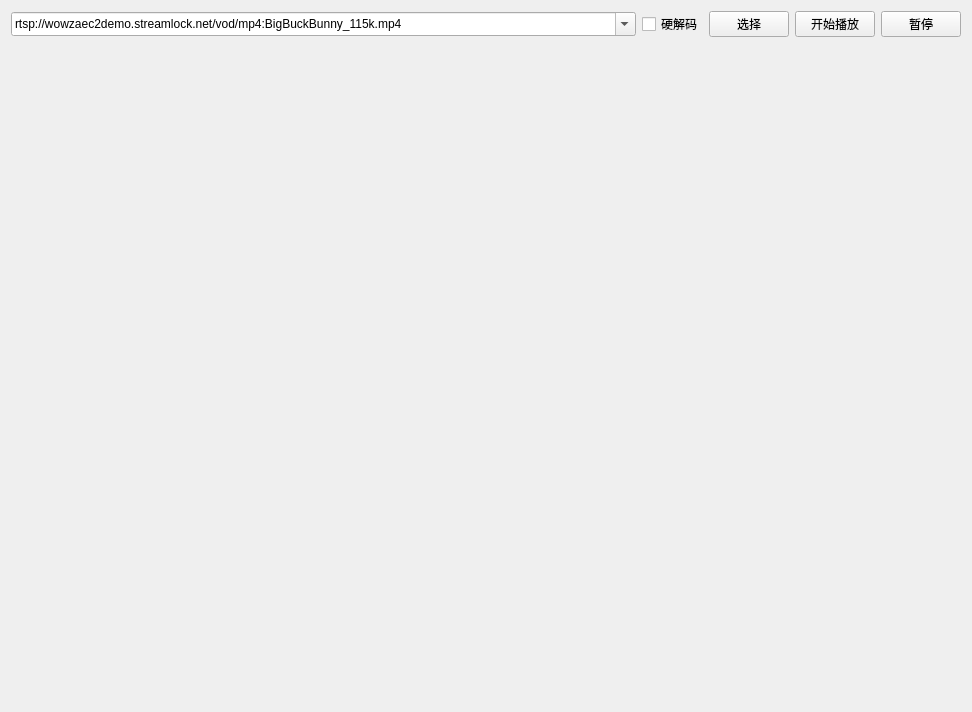
<?xml version="1.0" encoding="UTF-8"?>
<ui version="4.0">
 <class>Widget</class>
 <widget class="QWidget" name="Widget">
  <property name="geometry">
   <rect>
    <x>0</x>
    <y>0</y>
    <width>972</width>
    <height>712</height>
   </rect>
  </property>
  <property name="windowTitle">
   <string>Widget</string>
  </property>
  <layout class="QGridLayout" name="gridLayout_2">
   <item row="0" column="0">
    <widget class="QComboBox" name="com_url">
     <property name="editable">
      <bool>true</bool>
     </property>
     <property name="insertPolicy">
      <enum>QComboBox::InsertAtBottom</enum>
     </property>
     <property name="sizeAdjustPolicy">
      <enum>QComboBox::AdjustToMinimumContentsLengthWithIcon</enum>
     </property>
     <property name="duplicatesEnabled">
      <bool>false</bool>
     </property>
     <item>
      <property name="text">
       <string>rtsp://wowzaec2demo.streamlock.net/vod/mp4:BigBuckBunny_115k.mp4</string>
      </property>
     </item>
     <item>
      <property name="text">
       <string>rtmp://ns8.indexforce.com/home/mystream</string>
      </property>
     </item>
     <item>
      <property name="text">
       <string>rtmp://58.200.131.2:1935/livetv/cctv1</string>
      </property>
     </item>
     <item>
      <property name="text">
       <string>http://vfx.mtime.cn/Video/2019/02/04/mp4/190204084208765161.mp4</string>
      </property>
     </item>
     <item>
      <property name="text">
       <string>http://playertest.longtailvideo.com/adaptive/bipbop/gear4/prog_index.m3u8</string>
      </property>
     </item>
     <item>
      <property name="text">
       <string>http://clips.vorwaerts-gmbh.de/big_buck_bunny.mp4</string>
      </property>
     </item>
     <item>
      <property name="text">
       <string>http://vjs.zencdn.net/v/oceans.mp4</string>
      </property>
     </item>
     <item>
      <property name="text">
       <string>https://media.w3.org/2010/05/sintel/trailer.mp4</string>
      </property>
     </item>
     <item>
      <property name="text">
       <string>https://sf1-hscdn-tos.pstatp.com/obj/media-fe/xgplayer_doc_video/flv/xgplayer-demo-360p.flv</string>
      </property>
     </item>
    </widget>
   </item>
   <item row="0" column="1">
    <widget class="QCheckBox" name="check_HW">
     <property name="sizePolicy">
      <sizepolicy hsizetype="Fixed" vsizetype="Fixed">
       <horstretch>0</horstretch>
       <verstretch>0</verstretch>
      </sizepolicy>
     </property>
     <property name="text">
      <string>硬解码</string>
     </property>
    </widget>
   </item>
   <item row="0" column="2">
    <widget class="QPushButton" name="but_file">
     <property name="sizePolicy">
      <sizepolicy hsizetype="Fixed" vsizetype="Fixed">
       <horstretch>0</horstretch>
       <verstretch>0</verstretch>
      </sizepolicy>
     </property>
     <property name="text">
      <string>选择</string>
     </property>
    </widget>
   </item>
   <item row="0" column="3">
    <widget class="QPushButton" name="but_open">
     <property name="sizePolicy">
      <sizepolicy hsizetype="Fixed" vsizetype="Fixed">
       <horstretch>0</horstretch>
       <verstretch>0</verstretch>
      </sizepolicy>
     </property>
     <property name="text">
      <string>开始播放</string>
     </property>
    </widget>
   </item>
   <item row="0" column="4">
    <widget class="QPushButton" name="but_pause">
     <property name="sizePolicy">
      <sizepolicy hsizetype="Fixed" vsizetype="Fixed">
       <horstretch>0</horstretch>
       <verstretch>0</verstretch>
      </sizepolicy>
     </property>
     <property name="text">
      <string>暂停</string>
     </property>
    </widget>
   </item>
   <item row="1" column="0" colspan="5">
    <layout class="QGridLayout" name="gridLayout">
     <item row="0" column="2">
      <widget class="PlayImage" name="playImage_3" native="true"/>
     </item>
     <item row="1" column="0">
      <widget class="PlayImage" name="playImage_4" native="true"/>
     </item>
     <item row="0" column="0">
      <widget class="PlayImage" name="playImage_1" native="true"/>
     </item>
     <item row="2" column="2">
      <widget class="PlayImage" name="playImage_9" native="true"/>
     </item>
     <item row="2" column="0">
      <widget class="PlayImage" name="playImage_7" native="true"/>
     </item>
     <item row="1" column="1">
      <widget class="PlayImage" name="playImage_5" native="true"/>
     </item>
     <item row="2" column="1">
      <widget class="PlayImage" name="playImage_8" native="true"/>
     </item>
     <item row="0" column="1">
      <widget class="PlayImage" name="playImage_2" native="true"/>
     </item>
     <item row="1" column="2">
      <widget class="PlayImage" name="playImage_6" native="true"/>
     </item>
    </layout>
   </item>
  </layout>
 </widget>
 <customwidgets>
  <customwidget>
   <class>PlayImage</class>
   <extends>QWidget</extends>
   <header>playimage.h</header>
   <container>1</container>
  </customwidget>
 </customwidgets>
 <resources/>
 <connections/>
</ui>
